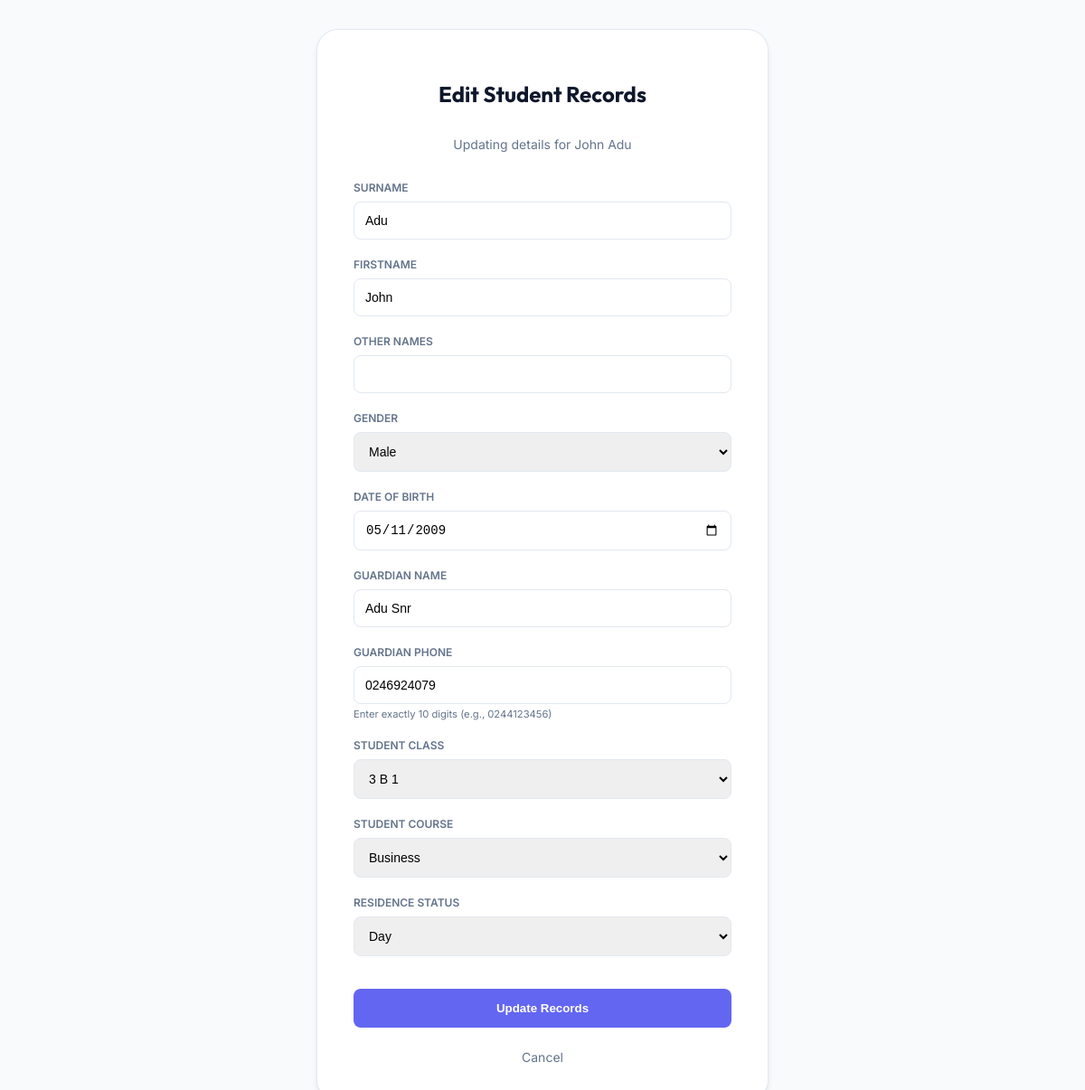
Screenshot of /student/25474052-8a78-4020-a9e1-c464c3853719/edit/ (signed in) with the database file from the repository.
### students/models.py (models this page shows, shortened)
class Student(models.Model):
    id = models.UUIDField(primary_key=True, default=uuid.uuid4, editable=False)
    GENDER_CHOICES = [
        ('M', 'Male'),
        ('F', 'Female'),
    ]
    RESIDENCE_CHOICES = [
        ('Day', 'Day'),
        ('Boarder', 'Boarder'),
    ]
    phone_validator = RegexValidator(
        regex=r'^\d{10}$',
        message="Phone number must be exactly 10 digits (e.g. 0244123456)."
    )
    surname = models.CharField(max_length=100)
    firstname = models.CharField(max_length=100)
    other_names = models.CharField(max_length=200, blank=True, null=True)
    gender = models.CharField(max_length=1, choices=GENDER_CHOICES)
    date_of_birth = models.DateField(validators=[validate_birth_date])
    guardian_name = models.CharField(max_length=200)
    guardian_phone = models.CharField(max_length=10, validators=[phone_validator])
    student_class = models.ForeignKey(SchoolClass, on_delete=models.CASCADE, related_name='students')
    student_course = models.ForeignKey(Course, on_delete=models.SET_NULL, related_name='students', null=True, blank=True)
    house = models.ForeignKey(House, on_delete=models.SET_NULL, related_name='students', null=True, blank=True)
    residence_status = models.CharField(max_length=10, choices=RESIDENCE_CHOICES, default='Day')

### students/views.py (the view)
# urls.py: path('student/<uuid:pk>/edit/', views.edit_student, name='edit_student'),
@login_required
def edit_student(request, pk):
    student = get_object_or_404(Student, pk=pk)
    if request.method == 'POST':
        form = StudentForm(request.POST, instance=student)
        if form.is_valid():
            form.save()
            messages.success(request, "Student updated successfully.")
            return redirect('student_detail', pk=pk)
    else:
        form = StudentForm(instance=student)
    return render(request, 'students/edit_student.html', {'form': form, 'student': student})

### students/forms.py (shortened to what this page needs)
class StudentForm(forms.ModelForm):
    class Meta:
        model = Student
        fields = [
            'surname', 'firstname', 'other_names', 'gender',
            'date_of_birth', 'guardian_name', 'guardian_phone',
            'student_class', 'student_course', 'residence_status'
        ]
        widgets = {
            'date_of_birth': forms.DateInput(attrs={'type': 'date'}),
        }
        help_texts = {
            'guardian_phone': 'Enter exactly 10 digits (e.g., 0244123456)',
        }

### students/models.py (called while the page is built)
    def __str__(self):
        return self.name

    def __str__(self):
        return self.name

### students/templates/students/edit_student.html (shortened to what this page needs)
<!DOCTYPE html>
<html lang="en">
<head>
</head>
<body>
    <div class="container">
        <div class="card">
            <h1>Edit Student Records</h1>
            <p style="text-align: center; color: var(--text-muted); font-size: 0.875rem; margin-bottom: 2rem;">Updating details for {{ student.firstname }} {{ student.surname }}</p>
            <form method="post">
                {% for field in form %}
                <div class="form-group">
                    <label>{{ field.label }}</label>
                    {{ field }}
                    {% if field.help_text %}
                    <small style="display: block; font-size: 0.7rem; color: var(--text-muted); margin-top: 0.25rem;">{{ field.help_text }}</small>
                    {% endif %}
                </div>
                {% endfor %}
                <button type="submit" class="btn">Update Records</button>
            </form>
            <a href="{% url 'student_detail' student.pk %}" class="back-link">Cancel</a>
        </div>
    </div>
</body>
</html>

### students/templates/students/edit_student.html (style rules this page uses)
:root { --primary: #6366f1; --bg-main: #f8fafc; --bg-card: #ffffff; --text-main: #0f172a; --text-muted: #64748b; --border: #e2e8f0; }
body { font-family: 'Inter', sans-serif; background-color: var(--bg-main); color: var(--text-main); margin: 0; display: flex; justify-content: center; align-items: center; min-height: 100vh; }
.container { width: 100%; max-width: 500px; padding: 2rem; }
.card { background: var(--bg-card); border: 1px solid var(--border); border-radius: 1.5rem; padding: 2.5rem; box-shadow: 0 4px 6px -1px rgb(0 0 0 / 0.1); }
h1 { font-family: 'Outfit', sans-serif; font-size: 1.5rem; text-align: center; margin-bottom: 2rem; font-weight: 700; }
.form-group { margin-bottom: 1.25rem; }
.form-group label { display: block; font-size: 0.75rem; font-weight: 600; color: var(--text-muted); margin-bottom: 0.5rem; text-transform: uppercase; }
input, select { width: 100%; padding: 0.75rem; border: 1px solid var(--border); border-radius: 0.5rem; box-sizing: border-box; font-size: 0.875rem; }
.btn { width: 100%; padding: 0.875rem; background: var(--primary); color: white; border: none; border-radius: 0.5rem; font-weight: 600; cursor: pointer; transition: all 0.2s; margin-top: 1rem; }
.back-link { display: block; text-align: center; margin-top: 1.5rem; color: var(--text-muted); text-decoration: none; font-size: 0.875rem; }

### rows the page displays
Student: firstname "John", surname "Adu", form "Adu" "John" "Male" "05/11/2009" "Adu Snr" "0246924079" "3 B 1" "Business" "Day"

### other values shown
{{ field.label }} "SURNAME" "FIRSTNAME" "OTHER NAMES" "GENDER" "DATE OF BIRTH" "GUARDIAN NAME" "GUARDIAN PHONE" "STUDENT CLASS" "STUDENT COURSE" "RESIDENCE STATUS"
{{ field.help_text }} "Enter exactly 10 digits (e.g., 0244123456)"
